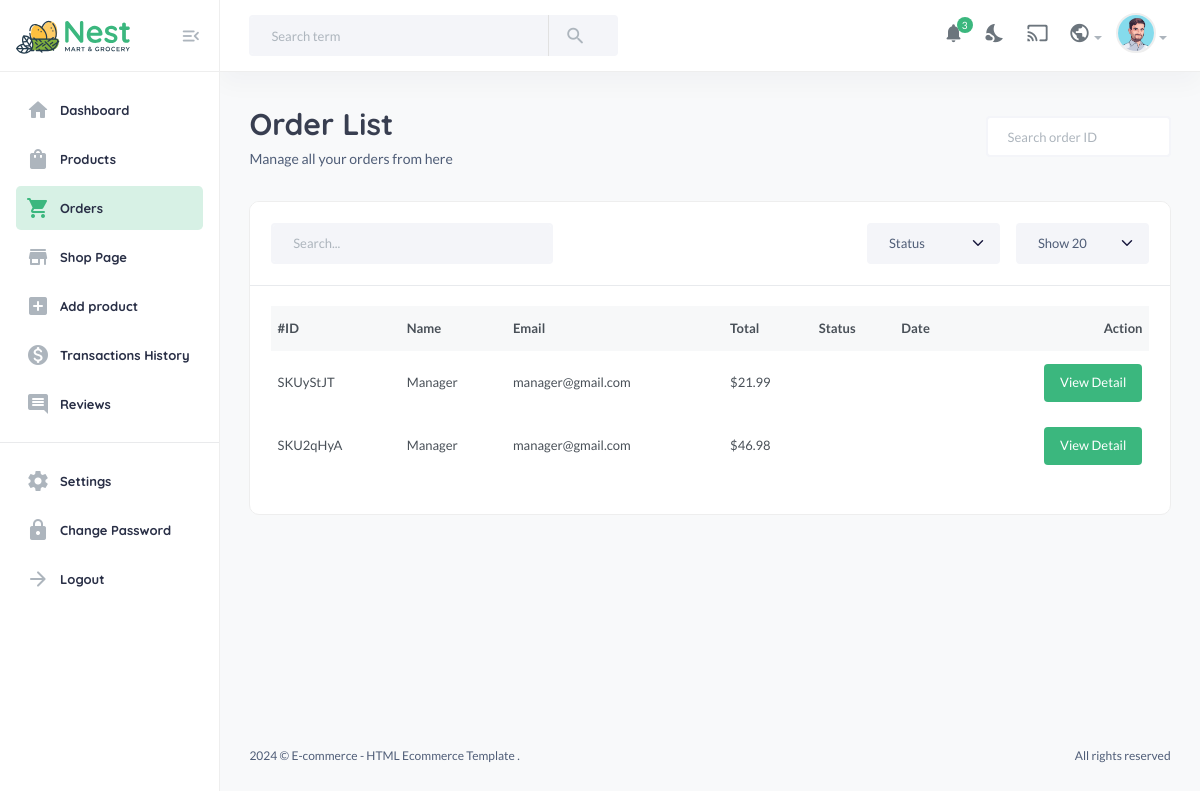
The page /useradmin/orders/ on the database its author committed.
### core/models.py (models this page shows)
class CartOrder(models.Model):
    user = models.ForeignKey(User, on_delete=models.CASCADE, related_name="cart_orders")
    full_name = models.CharField(max_length=100, null=True, blank=True)
    email = models.EmailField(max_length=100, null=True, blank=True)
    phone = models.CharField(max_length=20, null=True, blank=True)
    address = models.CharField(max_length=100, null=True, blank=True)
    city = models.CharField(max_length=100, null=True, blank=True)
    state = models.CharField(max_length=100, null=True, blank=True)
    country = models.CharField(max_length=100, null=True, blank=True)
    price = models.DecimalField(max_digits=10, decimal_places=2, default="0.00")
    saved = models.DecimalField(max_digits=10, decimal_places=2, default="0.00")
    coupons = models.ManyToManyField(Coupon, blank=True)
    shipping_method = models.CharField(max_length=100, null=True, blank=True)
    tracking_id = models.CharField(max_length=100, null=True, blank=True)
    tracking_website_address = models.CharField(max_length=100, null=True, blank=True)
    paid_status = models.BooleanField(default=False)
    order_date = models.DateTimeField(auto_now_add=True)
    product_status = models.CharField(choices=STATUS_CHOICES, max_length=30, default="processing")
    sku = ShortUUIDField(null=True, blank=True, length=5, prefix="SKU", max_length=20)
    oid = ShortUUIDField(null=True, blank=True, length=5, prefix="SKU", max_length=20)
    stripe_payment_intent = models.CharField(max_length=1000, null=True, blank=True)
    class Meta:
        verbose_name_plural = "Cart Orders"

### useradmin/views.py (the view)
# urls.py: path("orders/", views.orders, name="orders"),
def orders(request):
    orders = CartOrder.objects.all().order_by("-order_date")
    context = {
        "orders": orders
    }
    return render(request, "useradmin/orders.html", context)

### core/context_processors.py (called while the page is built)
def default(request):
    categories = Category.objects.all()
    vendors = Vendor.objects.all()
    min_max_price = Product.objects.aggregate(Min("price"), Max("price"))
    user_wishlist = []
    if request.user.is_authenticated:
        user_wishlist = [item.product.pid for item in WishList.objects.filter(user=request.user)]
    try:
        address = Address.objects.get(user=request.user)
    except:
        address = None
    return {
        'categories': categories,
        'vendors': vendors,
        'address': address,
        'min_max_price': min_max_price,
        'user_wishlist': user_wishlist,
    }

### templates/useradmin/orders.html (shortened to what this page needs)
{% extends 'useradmin/base.html' %}
{% load static %}
{% load humanize %}
{% block content %}
<section class="content-main">
    <div class="content-header">
        <div>
            <h2 class="content-title card-title">Order List</h2>
            <p>Manage all your orders from here</p>
        </div>
        <div>
            <input type="text" placeholder="Search order ID" class="form-control bg-white" />
        </div>
    </div>
    <div class="card mb-4">
        <header class="card-header">
            <div class="row gx-3">
                <div class="col-lg-4 col-md-6 me-auto">
                    <input type="text" placeholder="Search..." class="form-control" />
                </div>
                <div class="col-lg-2 col-6 col-md-3">
                    <select class="form-select">
                        <option>Status</option>
                    </select>
                </div>
                <div class="col-lg-2 col-6 col-md-3">
                    <select class="form-select">
                        <option>Show 20</option>
                    </select>
                </div>
            </div>
        </header>
        <div class="card-body">
            <div class="table-responsive">
                <table class="table table-hover">
                    <thead>
                        <tr>
                            <th>#ID</th>
                            <th scope="col">Name</th>
                            <th scope="col">Email</th>
                            <th scope="col">Total</th>
                            <th scope="col">Status</th>
                            <th scope="col">Date</th>
                            <th scope="col" class="text-end">Action</th>
                        </tr>
                    </thead>
                    <tbody>
                        {% for order in orders %}
                        <tr>
                            <td>{{order.oid}}</td>
                            <td><b>{{order.full_name}}</b></td>
                            <td>{{order.email}}</td>
                            <td>${{order.price|floatformat:2}}</td>
                            <td></td>
                            <td>{{order.date|date:"d M, Y"}}</td>
                            <td class="text-end">
                                <a href="{% url 'useradmin:order-detail' order.oid %}" class="btn btn-md rounded font-sm">View Detail</a>
                            </td>
                        </tr>
                        {% endfor %}
                    </tbody>
                </table>
            </div>
        </div>
    </div>
</section>
{% endblock content %}

### static/assets2/css/main.css (style rules this page uses)
html, body, div, span, applet, object, iframe, h1, h2, h3, h4, h5, h6, p, blockquote, pre, a, abbr, acronym, address, big, cite, code, del, dfn, em, img, ins, kbd, q, s, samp, small, strike, strong, sub, sup, tt, var, b, u, i, center, dl, dt, dd, ol, ul, li, fieldset, form, label, legend, table, caption, tbody, tfoot, thead, tr, th, td, article, aside, canvas, details, embed, figure, figcaption, footer, header, hgroup, menu, nav, output, ruby, section, summary, time, mark, audio, video { margin: 0; padding: 0; border: 0; font-size: 100%; font: inherit; vertical-align: baseline; }
thead { font-weight: 600; }
article, aside, details, figcaption, figure, footer, header, hgroup, menu, nav, section { display: block; }
body { line-height: 1; }
table { border-collapse: collapse; border-spacing: 0; }
::placeholder { color: #838383; }
.font-sm { font-size: 13px; }
table { font-size: 13px; color: #495058 !important; }
table thead { background: #f7f8f9; }
table thead th { padding: 10px 0; }
.table> :not(caption)>*>* { padding: 0.8rem 0.4rem; vertical-align: middle; }
a { color: #3BB77E; }
body { font-family: "Lato", sans-serif; font-size: 14px; font-style: normal; font-weight: 400; line-height: 1.5; color: #4f5d77; }
h1, h2, h3, h4, h5, h6 { font-family: "Quicksand", sans-serif; color: #495057; font-weight: 800; line-height: 1.5; }
h2 { font-size: 30px; }
p { font-size: 14px; font-weight: 400; line-height: 24px; margin-bottom: 5px; }
p:last-child { margin-bottom: 0; }
a, button { text-decoration: none; cursor: pointer; }
b { font-weight: 500; }
.card-title { color: #383e50 !important; }
.btn { display: -webkit-inline-box; display: -ms-inline-flexbox; display: inline-flex; -webkit-box-align: center; -ms-flex-align: center; align-items: center; -ms-flex-line-pack: center; align-content: center; }
.btn.btn-md { padding: 0.5rem 0.95rem; font-weight: 500; background-color: #3BB77E; color: #ffffff; }
.rounded { border-radius: 4px !important; }
.form-control, .form-select { background-color: #f4f5f9; border: 2px solid #f4f5f9; font-size: 13px; -webkit-box-shadow: none; box-shadow: none; padding-left: 20px; color: #4f5d77; width: 100%; border-radius: 4px; height: 41px; }
.card { margin-bottom: 24px; -webkit-box-shadow: none; box-shadow: none; border: 1px solid #eee; border-radius: 10px; -webkit-transition-duration: 0.3s; transition-duration: 0.3s; overflow: hidden; }
body { position: relative; min-height: 100vh; overflow-x: hidden; }
.main-wrap .content-main { min-height: calc(100vh - 110px); }
.content-main { padding: 30px 3%; margin-left: auto; margin-right: auto; background-color: #f8f9fa; }
.content-header { display: -webkit-box; display: -ms-flexbox; display: flex; -webkit-box-align: center; -ms-flex-align: center; align-items: center; -webkit-box-pack: justify; -ms-flex-pack: justify; justify-content: space-between; margin-bottom: 30px; }
.content-header .content-title { margin-bottom: 0; }

### rows shown on the page
CartOrder: oid "SKUyStJT", full_name "Manager", email "manager@gmail.com", price "21.99"
CartOrder: oid "SKU2qHyA", full_name "Manager", email "manager@gmail.com", price "46.98"
